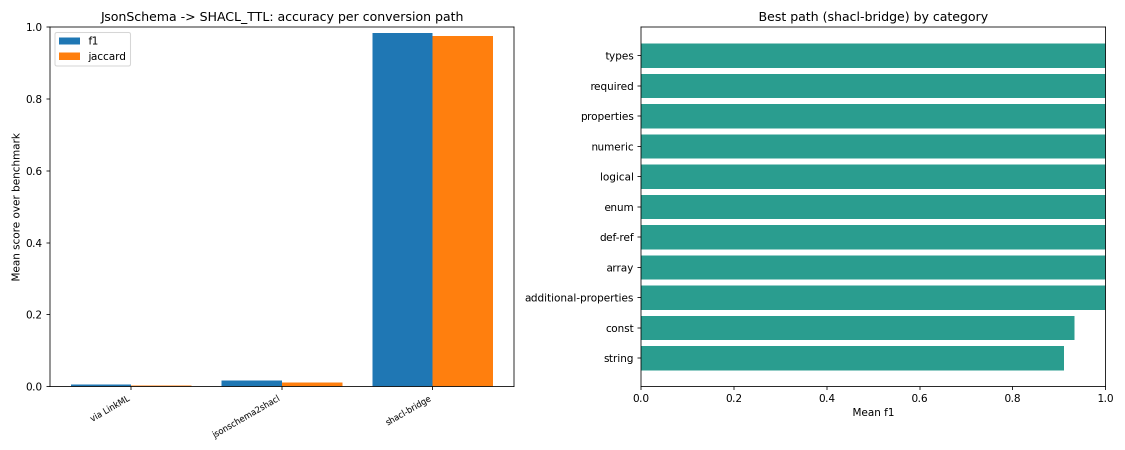
#> input picture eval/benchmark_accuracy_JsonSchema_to_SHACL_TTL.png, 2250 x 900 px, given in place of ., which was not available (shown at 1/2 size)
$ python crop_to_content.py .
#> lines starting #> are read from the running program, lines starting #| are printed output that depends on the picture; after the words box and inside, x2 and y2 are one past the last pixel; in counts of white or black regions, pixels touching at a corner belong together; pictures that were not available may be replaced by others from this repository, and a replacement may not be noted
"""Crop generated graph plots to their content bounding box.

matplotlib's ``bbox_inches="tight"`` still leaves a uniform white margin around
the conversion-graph figures. This trims that margin so the PNGs embed tightly in
the manuscript without manual cropping. It uses only numpy + matplotlib, so it
adds no Pillow dependency.

Usage::

    python eval/crop_to_content.py                       # crop the two default graphs
    python eval/crop_to_content.py a.png b.png           # crop specific files
    python eval/crop_to_content.py --padding 12 a.png    # keep a wider margin
    python eval/crop_to_content.py --suffix _cropped a.png  # write a copy, don't overwrite
"""
from __future__ import annotations

import argparse
from pathlib import Path

import numpy as np
import matplotlib.image as mpimg

EVAL_DIR = Path(__file__).resolve().parent
DEFAULT_PLOTS_DIR = EVAL_DIR / "results" / "orchestrator_outputs" / "plots"
DEFAULT_TARGETS = [
    DEFAULT_PLOTS_DIR / "conversion_graph_all_languages.png",
    DEFAULT_PLOTS_DIR / "conversion_graph_edge_robustness.png",
]


def crop_to_content(
    path: str | Path,
    out_path: str | Path | None = None,
    padding: int = 8,
    tolerance: float = 0.02,
) -> Path:
    """Crop a PNG to the bounding box of its non-white (non-transparent) content.

    ``padding`` keeps a small white margin (in pixels) around the content;
    ``tolerance`` (0..1) is how far from pure white still counts as background.
    Returns the path that was written.
    """
    path = Path(path)
    image = mpimg.imread(path)
    if image.ndim == 2:  # grayscale -> treat as RGB
        image = np.stack([image] * 3, axis=-1)

    rgb = image[..., :3]
    content = np.any(rgb < (1.0 - tolerance), axis=-1)
    if image.shape[-1] == 4:  # respect transparency: fully transparent == background
        content &= image[..., 3] > tolerance

    if not content.any():
        raise ValueError(f"{path} appears to be blank; nothing to crop.")

    rows = np.where(content.any(axis=1))[0]
    cols = np.where(content.any(axis=0))[0]
    top = max(int(rows[0]) - padding, 0)
    bottom = min(int(rows[-1]) + padding + 1, image.shape[0])
    left = max(int(cols[0]) - padding, 0)
    right = min(int(cols[-1]) + padding + 1, image.shape[1])

    cropped = image[top:bottom, left:right]
    out_path = Path(out_path) if out_path is not None else path
    mpimg.imsave(out_path, cropped)
    return out_path


def main() -> None:
    parser = argparse.ArgumentParser(
        description=__doc__,
        formatter_class=argparse.RawDescriptionHelpFormatter,
    )
    parser.add_argument(
        "images",
        nargs="*",
        type=Path,
        help="PNG files to crop (default: the two conversion-graph plots).",
    )
    parser.add_argument("--padding", type=int, default=8, help="White margin to keep, in pixels.")
    parser.add_argument("--tolerance", type=float, default=0.02, help="How close to white still counts as background (0..1).")
    parser.add_argument("--suffix", default="", help="If set, write to <name><suffix>.png instead of overwriting in place.")
    args = parser.parse_args()

    targets = args.images or DEFAULT_TARGETS
    for target in targets:
        target = Path(target)
        if not target.exists():
            print(f"Skipping missing file: {target}")
            continue
        out = target.with_name(target.stem + args.suffix + target.suffix) if args.suffix else target
        h0, w0 = mpimg.imread(target).shape[:2]
#> h0 = 900; w0 = 2250
        crop_to_content(target, out, padding=args.padding, tolerance=args.tolerance)
#> in crop_to_content, image is the input picture: shape (900, 2250, 4) float32; mean R, G, B, A 0.749, 0.852, 0.825, 1
#> in crop_to_content, `content = np.any(rgb < (1.0 - tolerance), axis=-1)`:
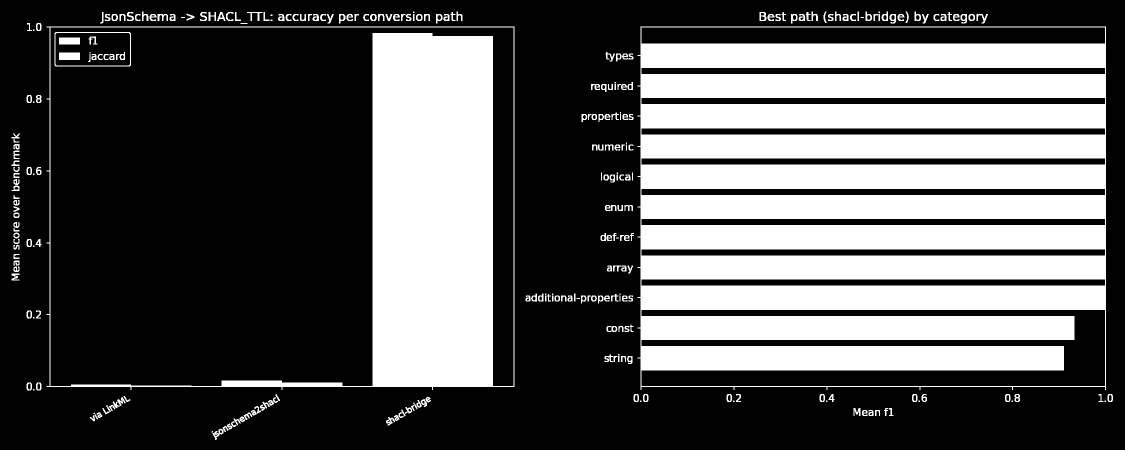
#> content: shape (900, 2250) bool (shown at 1/2 size); 34.5% white; 267 white regions (42 under 20 px), largest, box (x1, y1, x2, y2) and area: (1275, 53, 2212, 780) 494868, (93, 53, 1029, 780) 178775, (109, 64, 262, 133) 872
#> in crop_to_content, `rows = np.where(content.any(axis=1))[0]`: rows = 850 values from 23 to 879
#> in crop_to_content, `cols = np.where(content.any(axis=0))[0]`: cols = 2128 values from 23 to 2225
#> in crop_to_content, `top = max(int(rows[0]) - padding, 0)`: top = 15
#> in crop_to_content, `bottom = min(int(rows[-1]) + padding + 1, image.shape[0])`: bottom = 888
#> in crop_to_content, `left = max(int(cols[0]) - padding, 0)`: left = 15
#> in crop_to_content, `right = min(int(cols[-1]) + padding + 1, image.shape[1])`: right = 2234
#> in crop_to_content, `cropped = image[top:bottom, left:right]`:
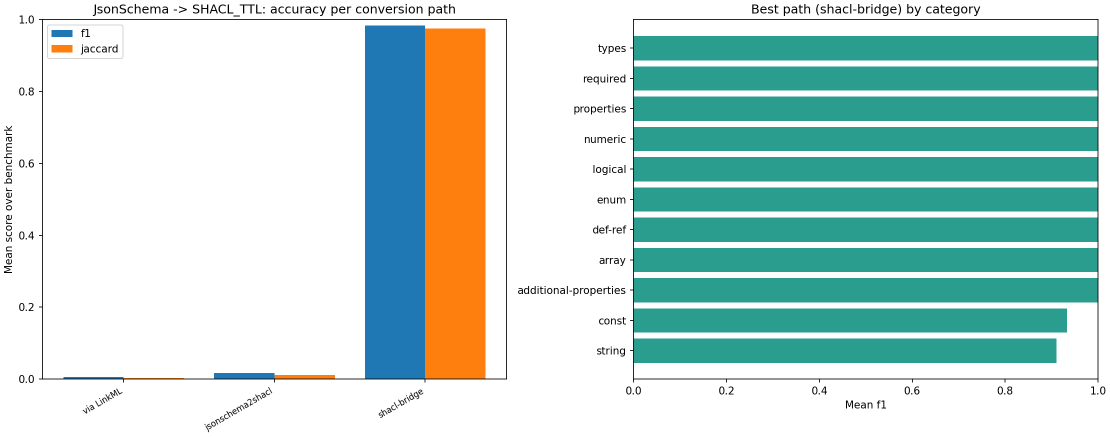
#> cropped: shape (873, 2219, 4) float32 (shown at 1/2 size); mean R, G, B, A 0.738, 0.845, 0.818, 1
        h1, w1 = mpimg.imread(out).shape[:2]
        print(f"Cropped {target.name}: {w0}x{h0} -> {w1}x{h1} -> {out}")


if __name__ == "__main__":
#> (the run stopped early here; a loop or call above may not have finished)

$ run again, on eval/benchmark_accuracy_SHACL_TTL_to_JsonSchema.png
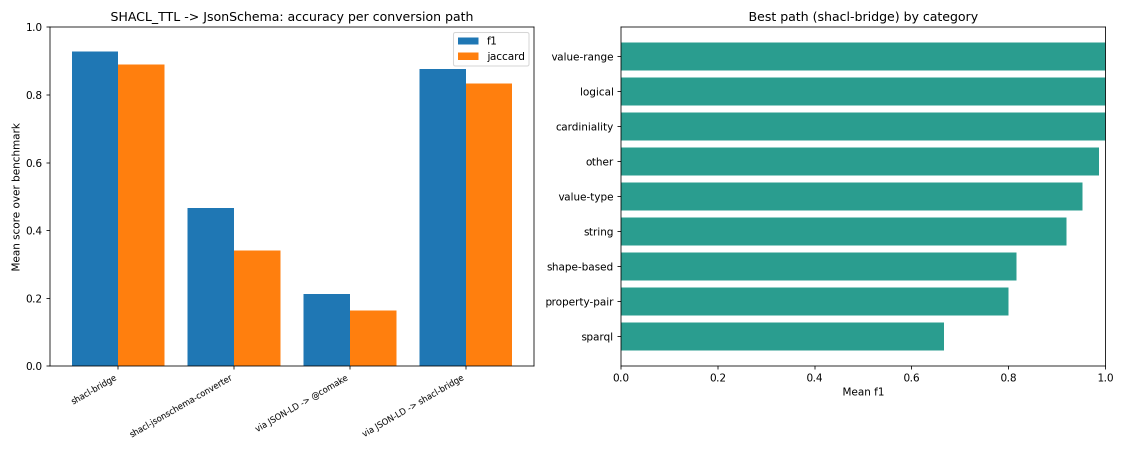
#> input picture eval/benchmark_accuracy_SHACL_TTL_to_JsonSchema.png, 2250 x 900 px, given in place of ., which was not available (shown at 1/2 size)
#> h0 = 900; w0 = 2250
#> in crop_to_content, image is the input picture: shape (900, 2250, 4) float32; mean R, G, B, A 0.739, 0.829, 0.801, 1
#> in crop_to_content, `content = np.any(rgb < (1.0 - tolerance), axis=-1)`:
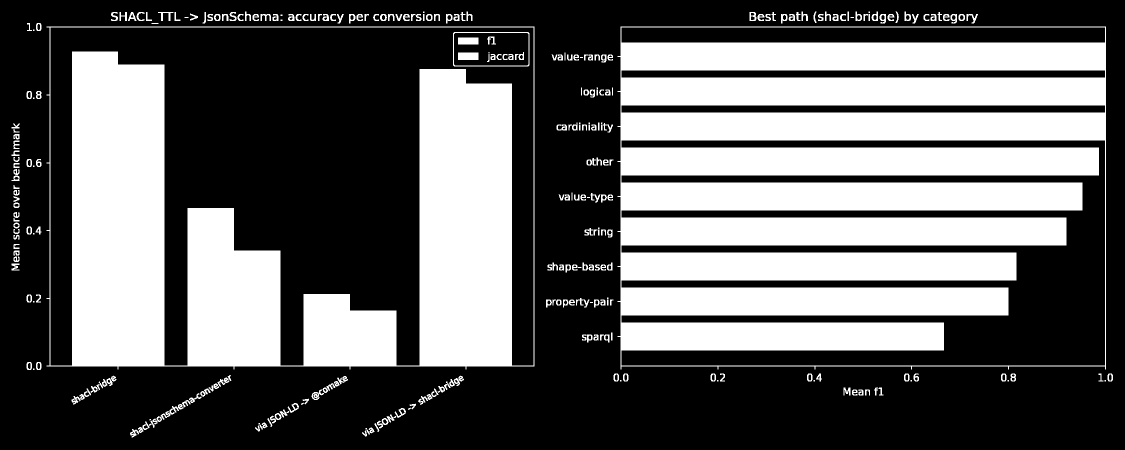
#> content: shape (900, 2250) bool (shown at 1/2 size); 38.3% white; 285 white regions (52 under 20 px), largest, box (x1, y1, x2, y2) and area: (1235, 53, 2212, 739) 447880, (93, 53, 1069, 739) 301717, (906, 64, 1059, 133) 872
#> rows = 845 values from 23 to 874
#> cols = 2149 values from 23 to 2225
#> top = 15
#> bottom = 883
#> left = 15
#> right = 2234
#> in crop_to_content, `cropped = image[top:bottom, left:right]`:
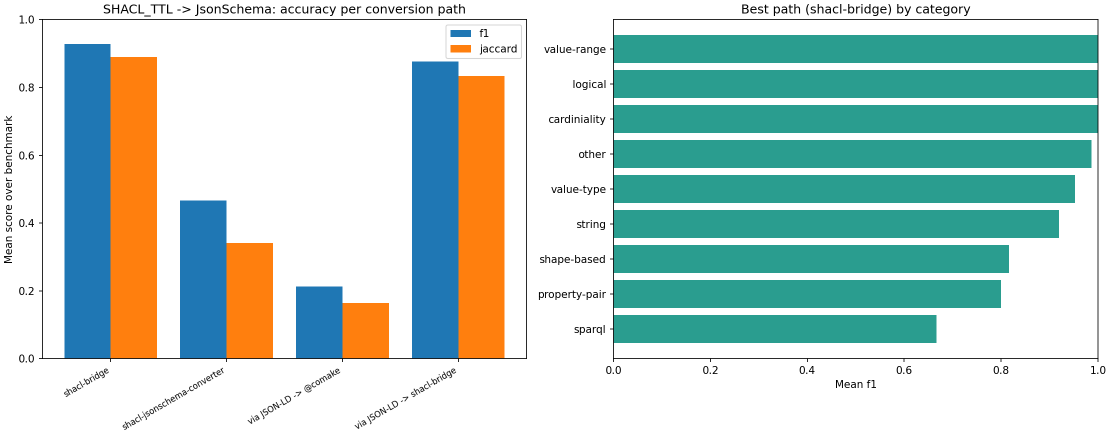
#> cropped: shape (868, 2219, 4) float32 (shown at 1/2 size); mean R, G, B, A 0.726, 0.819, 0.791, 1
